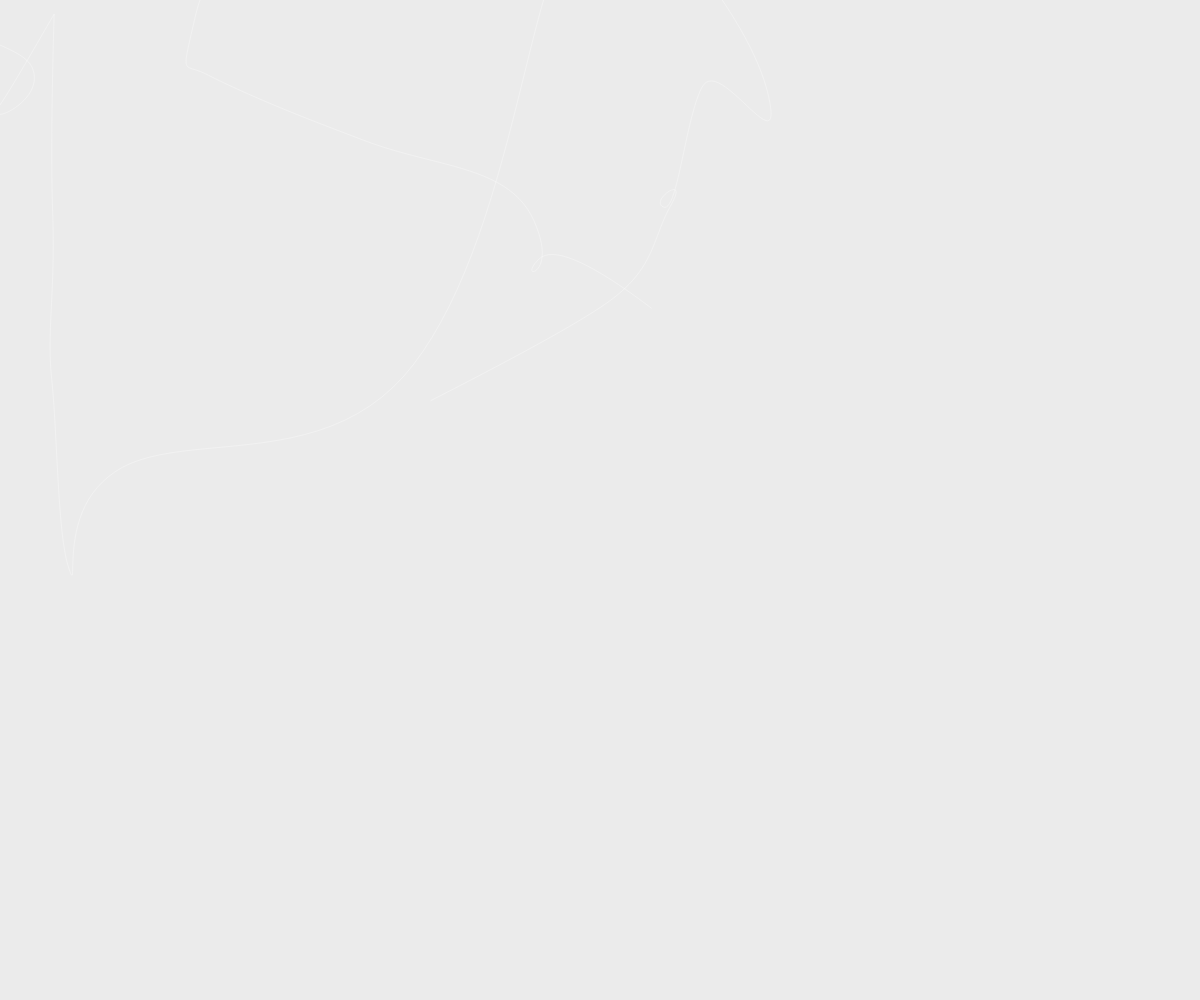
Frame 1 (no input)
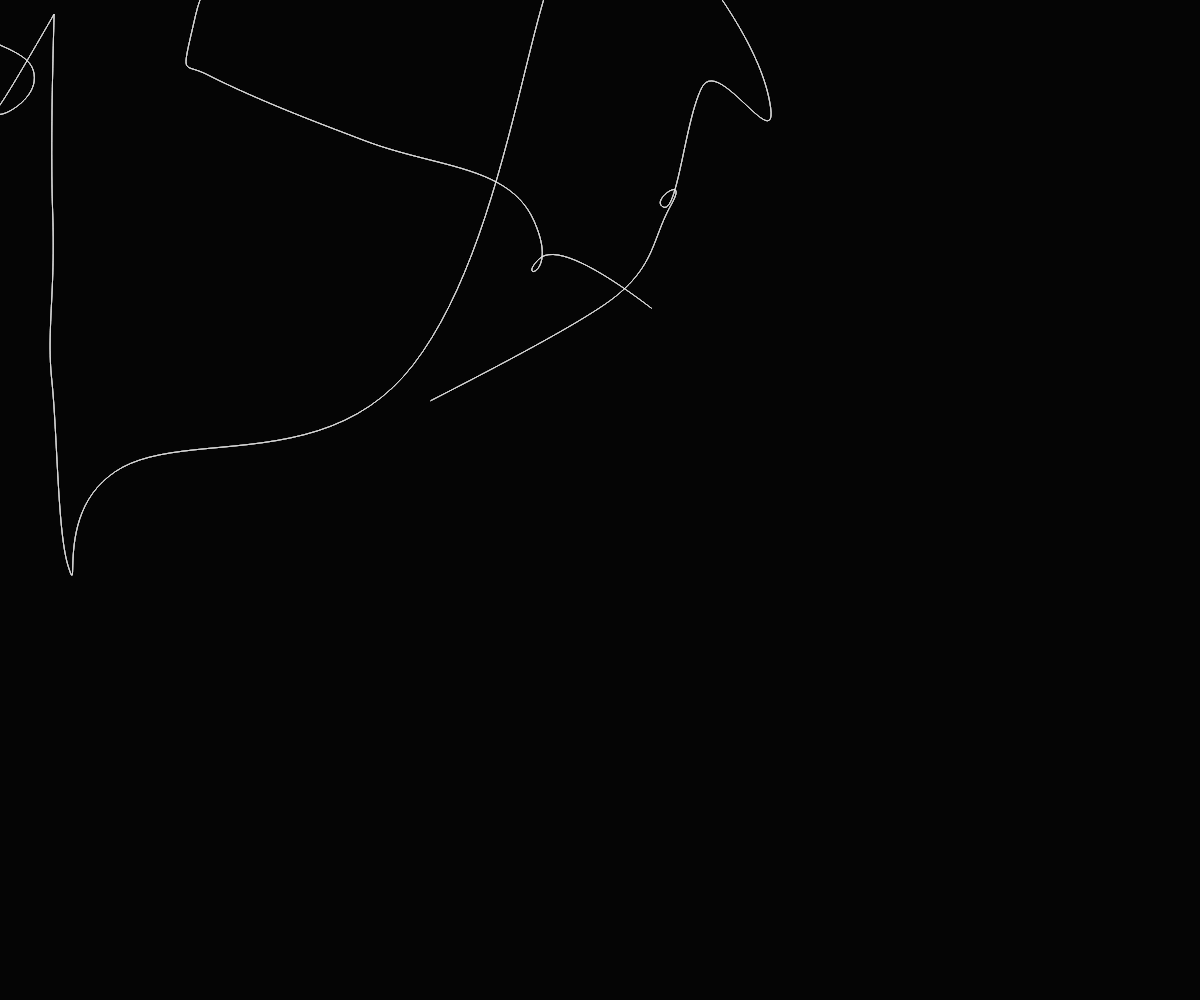
Frame 60 (no input)
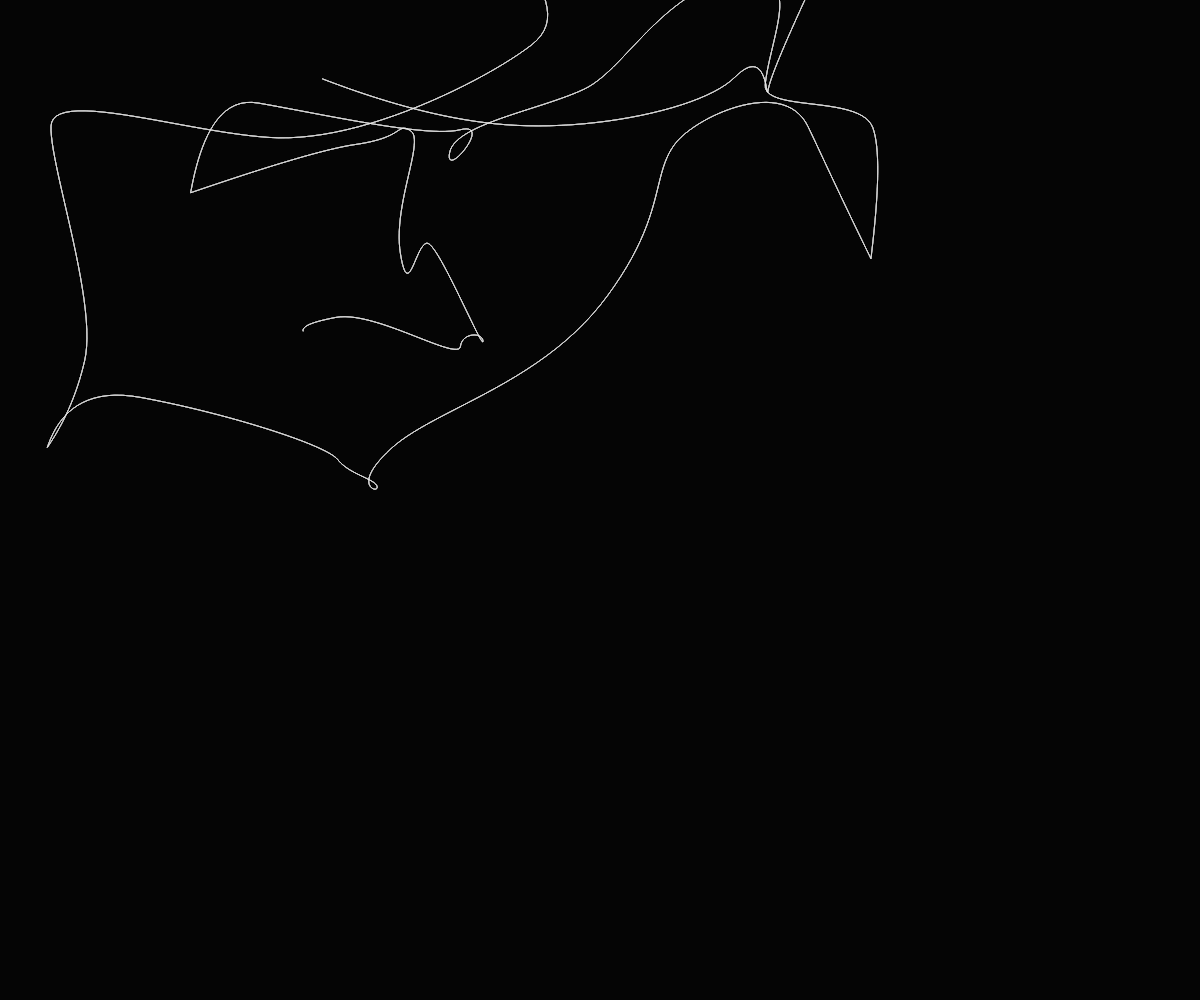
Frame 120 (the mouse pressed at the canvas centre since frame 60)

The p5.js sketch that drew these frames (run headless with seeded random() and noise() and a simulated clock; from frame 60 on, the mouse is pressed at the canvas centre):

// p5.js sketch
// ── sketch.js
let shapes = [];
let shapesNum = 10;
let pg;
const delta = 5000;

const palette = ["#E7E2AC", "#F5C220", "#05D5BA", "#EE039C", "#7D378B"];

let noiseX;
let noiseY;
let MAX = 50;

function setup() {
  createCanvas(windowWidth, windowHeight);
  angleMode(DEGREES);
  frameRate(60);

  noiseX = random(1000);
  noiseY = random(1000);

  createCrossSection(0);

  print("with z: " + noise(noiseX, 1 * 0.005, 1 * 0.0111, 55));
  print("without z: " + noise(noiseX, 1 * 0.005, 1 * 0.0111, 0));
  // noLoop();
}

function draw() {
  // pg = createGraphics(width, height);
  // pg.angleMode(DEGREES);
  background(0, 20);

  // pg.noFill();
  let noiseZ = map(mouseY, 0, height, 0, 1000 * 0.05);
  createCrossSection(noiseZ);

  // pg.erase(0, 80);
  // // let MAX = 500;

  // for (let k = 0; k < 100; k++) {
  //   pg.beginShape();
  //   for (let p = 0; p < MAX; p++) {
  //     let x = map(noise(noiseX, k * 0.005, p * 0.0111, noiseZ), 0, 1, -width * 0.75, width * 1.75);
  //     let y = map(noise(noiseY, k * 0.005, p * 0.0113, noiseZ), 0, 1, -height * 0.75, height * 1.75);

  //     pg.vertex(x, y);
  //   }
  //   pg.endShape();
  // }

  // pg.noErase();

  // image(pg, 0, 0);

}

function createCrossSection(noiseZ){
  // pg.erase(0, 80);
  // let MAX = 500;
  noFill();
  stroke('white');
  erase(0, 80);
  beginShape();
  for (let k = 0; k < 1000; k++) {
    // let k = noiseZ
    
    // for (let p = 0; p < MAX; p++) {
      let p = noiseZ;

      let x = map(noise(noiseX, k * 0.005, p * 0.011), 0, 1, -width * 0.75, width * 1.75);
      let y = map(noise(noiseY, k * 0.005, p * 0.0113), 0, 1, -height * 0.75, height * 1.75);
      
      vertex(x, y);
    // }
    
  }
  endShape();
  
  noErase();
}




function _setup() {
  createCanvas(windowWidth, windowHeight);
  angleMode(DEGREES);

  pg = createGraphics(width, height);
  pg.angleMode(DEGREES);
  pg.background(0);

  pg.noFill();

  pg.erase(0, 80);

  noiseX = pg.random(1000);
  noiseY = pg.random(1000);

  for (let k = 0; k < 100; k++) {
    pg.beginShape();
    for (let p = 0; p < MAX; p++) {
      let x = map(noise(noiseX, k * 0.005, p * 0.0111, 0), 0, 1, -pg.width * 0.75, pg.width * 1.75);
      let y = map(noise(noiseY, k * 0.005, p * 0.0113, 0), 0, 1, -pg.height * 0.75, pg.height * 1.75);

      pg.vertex(x, y);
    }
    pg.endShape();
  }

  pg.noErase();

  // noLoop();
}


function _draw() {
	
  // background(random(palette));

  // push();
  // drawingContext.filter = 'blur(30px)';

  // background(random(palette));
  // noFill();
  // for (let p = 0; p < 100; p++) {
  //   let num = floor(random(5, 10));
  //   strokeWeight(random(10, 50));
  //   stroke(random(palette));
  //   beginShape();
  //   for (let q = 0; q < num; q++) {
  //     curveVertex(random(width), random(height));
  //   }
  //   endShape();
  // }
  // pop();
	
  image(pg, 0, 0);
}
